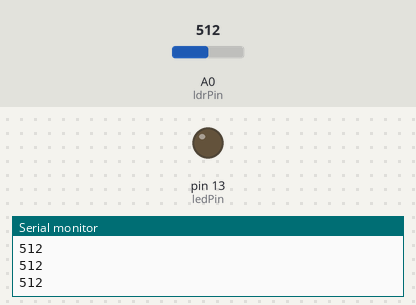
Recording of a sketch running on a simulated Arduino Uno, built with avr-gcc and run on an emulated ATmega328P. Shown: output pins drawn as LEDs (lit = HIGH), the last lines printed to the serial monitor. The test bench sets the inputs (shaded band); at power-on: A0 (ldrPin) = 512.

Above: at 1.3 s.
1.4 s: A0 (ldrPin) set to 483
At 2.7 s:
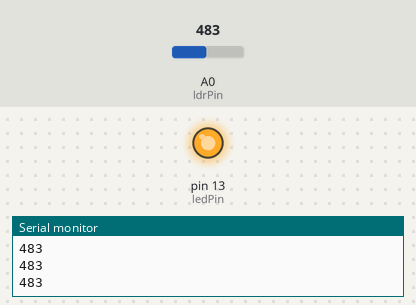
3.0 s: A0 (ldrPin) set to 510
At 3.9 s:
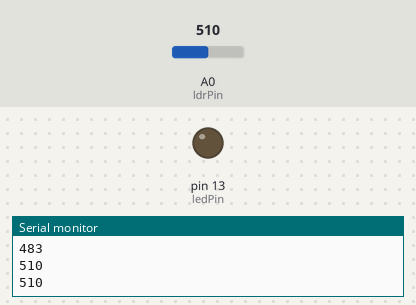
4.5 s: A0 (ldrPin) set to 490
At 5.0 s:
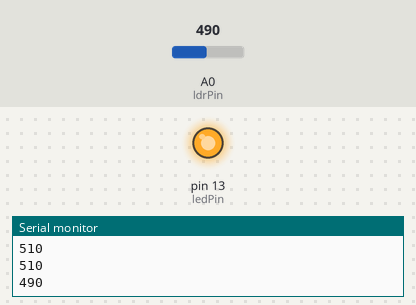
Timing chart, 0 to 7.5 s (numbered marks = the images above; inputs shaded):
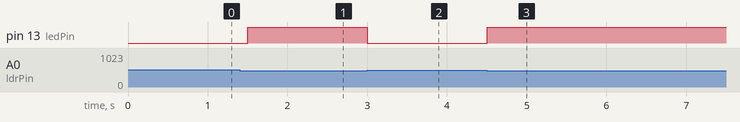

The sketch:

CODE_FOR_SMART_LIGHTING_USING_LDR.ino
```cpp
// SMART LIGHTING USING LDR

/*A Smart Lighting System is an automated lighting solution
that controls a light source based on the surrounding light intensity.
This project uses a Light Dependent Resistor (LDR) and an Arduino UNO
to automatically switch an LED ON during low-light conditions and
OFF when sufficient light is available.*/

//Author - P.shanmukha Chaitanya

const int ldrPin = A0;  // LDR sensor connected to Analog pin A0
const int ledPin = 13;  // LED or Relay connected to Digital pin 13
int threshold = 500;    // Light threshold (adjust based on your environment)

void setup() {
  pinMode(ledPin, OUTPUT);
  pinMode(ldrPin, INPUT);
  Serial.begin(9600); // Start serial monitor to read LDR values
}

void loop() {
  int ldrValue = analogRead(ldrPin); // Read the ADC value from ldr (0 to 1023)
  Serial.println(ldrValue);          // Print value to Serial Monitor

  // If it is dark (sensor value drops below threshold)
  if (ldrValue < threshold) {
    digitalWrite(ledPin, HIGH); // Turn the light ON
  }
  // If it is bright
  else {
    digitalWrite(ledPin, LOW);  // Turn the light OFF
  }

  delay(500); // delay for 500 milli seconds for better accuracy.

}
```

Measured:
- the behaviour switches between 500 and 499 on A0 (ldrPin) (found by bisection; images 0 and 1)
- after the input at 1.4 s, pin 13 (ledPin): LOW → HIGH after 0.10 s
- after the input at 3.0 s, pin 13 (ledPin): HIGH → LOW at once
- after the input at 4.5 s, pin 13 (ledPin): LOW → HIGH at once
